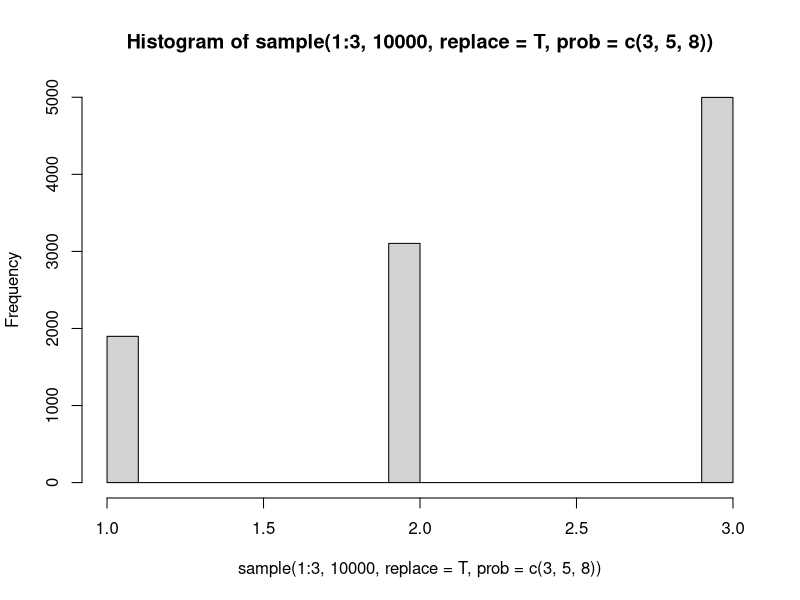

Source code (R): (Note: this script raises an error after producing the figure.)
#sample(범위, 추출할 수, 비복원/복원,가중치)

hist(sample(1:3, 10000, 
            replace = T, 
            prob=c(3,5,8)))


n1=nrow(iris)
set.seed(100)
ind1=sample(1:n1, n1*0.7, replace = F)
class(ind1)
str(ind1)
train1=iris[ind1,]
test1=iris[-ind1,]

table(train1$Species)


install.packages("caret")
library(caret)

help(package='caret')
#createDataPartition(y, p=0.7)

ind2=createDataPartition(iris$Sepal.Length, p=0.7)
str(ind2)
train2=iris[ind2$Resample1,]
table(iris$Species)
table(train2$Species)
ind3=createDataPartition(iris$Species, p=0.7)
train3=iris[ind3$Resample1,]
test3=iris[-ind3$Resample1,]
table(train3$Species)

set1=15
bet1=n1/set1
seq(sample(1:bet1, 1), n1, bet1)

y1=lm(Sepal.Length~., train1[,1:4])
summary(y1)
View(iris)
SL = 2.13+0.58*SW+0.65*PL-0.43*PW
pred1=predict(y1, newdata=test1)


??sse
sse1=sum((test1$Sepal.Length-pred1)^2)
sse1
mse1=mean((test1$Sepal.Length-pred1)^2)
rmse1=sqrt(mse1)

?family
y2=glm(Sepal.Length~., data=iris[,1:4],
    family='gaussian')
summary(y2)



install.packages('mlbench')
library(mlbench)
data(Sonar)
View(Sonar)

set.seed(200)
ind4=createDataPartition(Sonar$Class, p=0.7)
train4=Sonar[ind4$Resample1,]
test4=Sonar[-ind4$Resample1,]

y4=glm(Class~., data=train4, family='binomial')
y4$coefficients
pred4=predict(y4, newdata=test4, type='response')
pred4
levels(test4$Class)
pred4_1=as.factor(ifelse(pred4>=0.5, "R", "M"))
t1=table(test4$Class, pred4_1)
sum(diag(t1))/sum(t1)

c1=confusionMatrix(pred4_1, test4$Class)
c1$overall[1]

# KNN, DT, RandomForest, SVM, 신경망, 딥러닝

??knn

library(class)
?knn
pred5=knn(train4[,1:60], test4[,1:60], train4$Class)
pred5



confusionMatrix(pred5, test4$Class)


data(Vowel)
View(Vowel)

install.packages('e1071')
library(e1071)
na1=naiveBayes(Class~., data=train4)
pred6=predict(na1, test4)

library(caret)
c2=confusionMatrix(pred6, test4$Class)
c2

ind5=createDataPartition(Vowel$Class, p=0.7)
train5=Vowel[ind5$Resample1, -1]
test5=Vowel[-ind5$Resample1, -1]

library(nnet)
?multinom
m1=multinom(Class~., train5, maxit=150)
m1$softmax
pred01=predict(m1, test5)
confusionMatrix(pred01, test5$Class)$overall[1]
library(class)
pred02=knn(train5[,-10], test5[,-10], train5$Class)
confusionMatrix(pred02, test5$Class)$overall[1]

m3=naiveBayes(Class~., train5)
pred03=predict(m3, test5)
confusionMatrix(pred03, test5$Class)$overall[1]


install.packages('party')
library(party)
?ctree
?ctree_control
m4=ctree(Species~., train3, controls = ctree_control(maxdepth = 2))
m4
plot(m4)

pred04=predict(m4, test3)
confusionMatrix(pred04, test3$Species)$overall[1]

m5=ctree(Class~., train4)
pred05=predict(m5, test4)
confusionMatrix(pred05, test4$Class)$overall[1]
plot(m5)

m6=ctree(Class~., train5)
pred06=predict(m6, test5)
confusionMatrix(pred06, test5$Class)$overall[1]

install.packages('randomForest')
library(randomForest)
m7=randomForest(Class~., train4)
pred07=predict(m7, test4)
confusionMatrix(pred07, test4$Class)$overall[1]

m8=randomForest(Class~., train5)
pred08=predict(m8, test5)
confusionMatrix(pred08, test5$Class)$overall[1]
